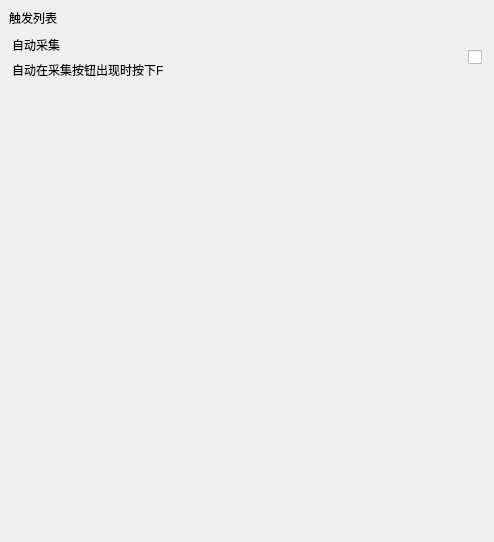
<?xml version="1.0" encoding="UTF-8"?>
<ui version="4.0">
 <class>trigger</class>
 <widget class="QFrame" name="trigger">
  <property name="geometry">
   <rect>
    <x>0</x>
    <y>0</y>
    <width>494</width>
    <height>542</height>
   </rect>
  </property>
  <property name="windowTitle">
   <string>Frame</string>
  </property>
  <layout class="QGridLayout" name="gridLayout">
   <property name="leftMargin">
    <number>0</number>
   </property>
   <property name="topMargin">
    <number>0</number>
   </property>
   <property name="rightMargin">
    <number>0</number>
   </property>
   <property name="bottomMargin">
    <number>0</number>
   </property>
   <property name="spacing">
    <number>0</number>
   </property>
   <item row="0" column="0">
    <widget class="SimpleCardWidget" name="SimpleCardWidget">
     <property name="maximumSize">
      <size>
       <width>16777215</width>
       <height>16777215</height>
      </size>
     </property>
     <layout class="QGridLayout" name="gridLayout_2">
      <item row="1" column="0">
       <widget class="SimpleCardWidget" name="SimpleCardWidget_f">
        <property name="maximumSize">
         <size>
          <width>16777215</width>
          <height>16777215</height>
         </size>
        </property>
        <layout class="QGridLayout" name="gridLayout_5">
         <property name="leftMargin">
          <number>3</number>
         </property>
         <property name="topMargin">
          <number>3</number>
         </property>
         <property name="rightMargin">
          <number>3</number>
         </property>
         <property name="bottomMargin">
          <number>3</number>
         </property>
         <property name="spacing">
          <number>6</number>
         </property>
         <item row="0" column="1">
          <widget class="StrongBodyLabel" name="StrongBodyLabel">
           <property name="text">
            <string>自动采集</string>
           </property>
          </widget>
         </item>
         <item row="1" column="1">
          <widget class="BodyLabel" name="BodyLabel">
           <property name="text">
            <string>自动在采集按钮出现时按下F</string>
           </property>
          </widget>
         </item>
         <item row="0" column="3" rowspan="2">
          <widget class="QCheckBox" name="checkBox">
           <property name="text">
            <string/>
           </property>
          </widget>
         </item>
         <item row="1" column="2">
          <spacer name="horizontalSpacer">
           <property name="orientation">
            <enum>Qt::Horizontal</enum>
           </property>
           <property name="sizeHint" stdset="0">
            <size>
             <width>40</width>
             <height>20</height>
            </size>
           </property>
          </spacer>
         </item>
        </layout>
       </widget>
      </item>
      <item row="0" column="0">
       <widget class="TitleLabel" name="TitleLabel_trigger">
        <property name="text">
         <string>触发列表</string>
        </property>
       </widget>
      </item>
      <item row="2" column="0">
       <spacer name="verticalSpacer">
        <property name="orientation">
         <enum>Qt::Vertical</enum>
        </property>
        <property name="sizeHint" stdset="0">
         <size>
          <width>20</width>
          <height>40</height>
         </size>
        </property>
       </spacer>
      </item>
     </layout>
    </widget>
   </item>
  </layout>
 </widget>
 <customwidgets>
  <customwidget>
   <class>CardWidget</class>
   <extends>QFrame</extends>
   <header>qfluentwidgets</header>
   <container>1</container>
  </customwidget>
  <customwidget>
   <class>SimpleCardWidget</class>
   <extends>CardWidget</extends>
   <header>qfluentwidgets</header>
   <container>1</container>
  </customwidget>
  <customwidget>
   <class>BodyLabel</class>
   <extends>QLabel</extends>
   <header>qfluentwidgets</header>
  </customwidget>
  <customwidget>
   <class>StrongBodyLabel</class>
   <extends>QLabel</extends>
   <header>qfluentwidgets</header>
  </customwidget>
  <customwidget>
   <class>TitleLabel</class>
   <extends>QLabel</extends>
   <header>qfluentwidgets</header>
  </customwidget>
 </customwidgets>
 <resources/>
 <connections/>
</ui>
